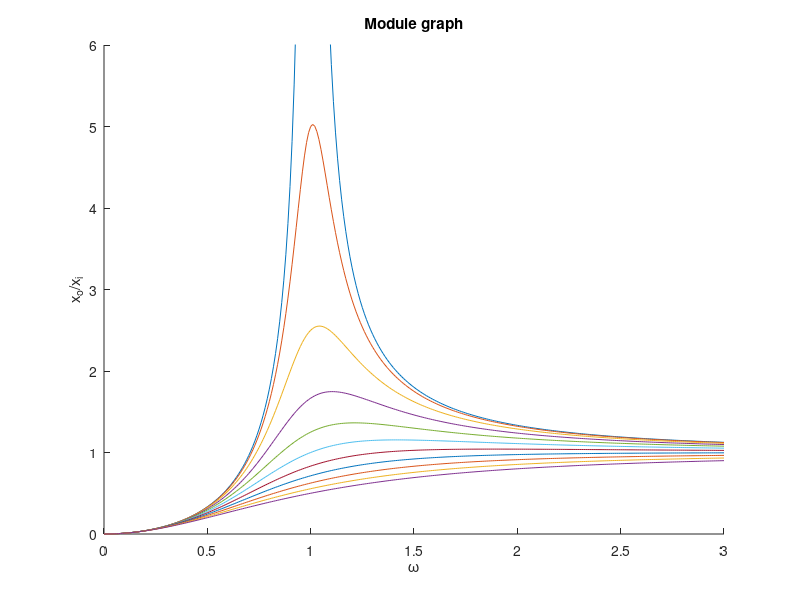
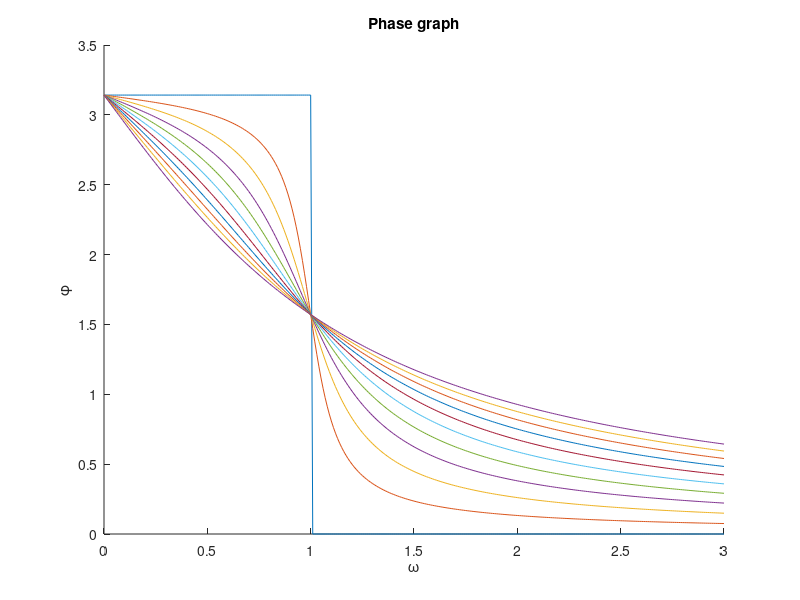

Reproduce these figures in MATLAB, in order.
% Vibrometro a massa sismica per misure di spostamenti
clear all 
close all 
clc

zita = 0:0.1:1;
x = 0:0.01:3;

j=1;
z=1

for z=1:length(zita)
    for j=1:length(x)
        y(j,z)=-((x(j))^2)/((1-(x(j))^2)+2*i*zita(z)*x(j));
        M(j,z)=abs(y(j,z));
        phi(j,z)=angle(y(j,z));
    end
end

for z=1:length(zita)
    figure(1)
    hold on
    plot(x,M(:,z))
    title('Module graph')
    xlabel('\omega')
    ylabel('x_o/x_i')
    axis([0 max(x) 0 6])
    figure(2)
    hold on
    plot(x,phi(:,z))
    title('Phase graph')
    xlabel('\omega')
    ylabel('\phi')
end

